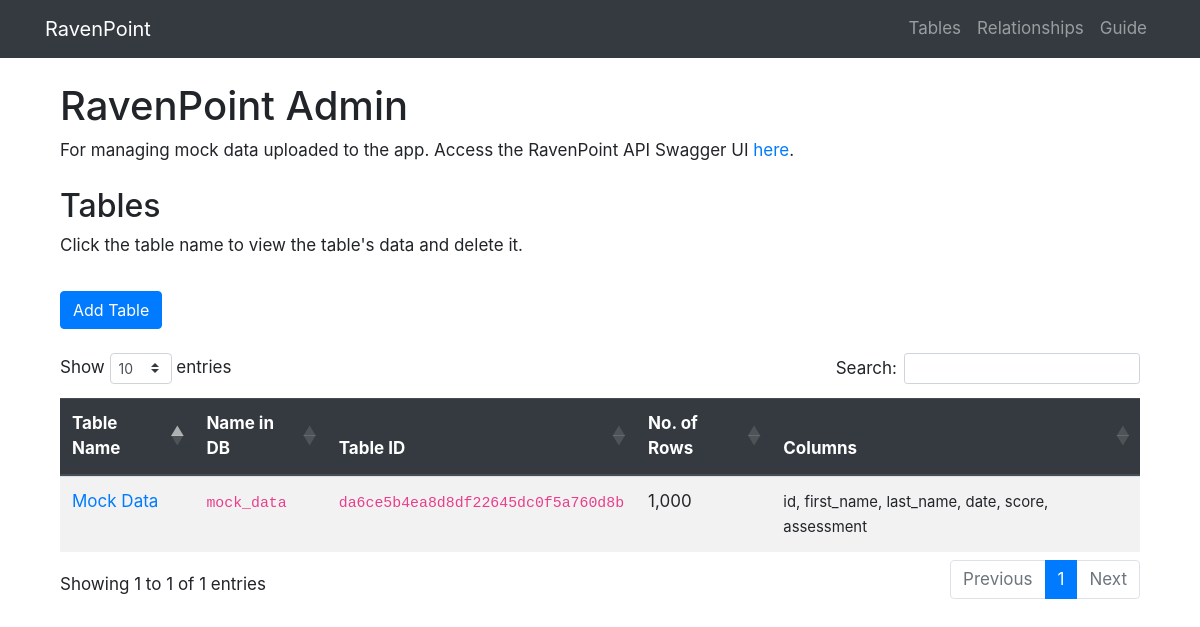
/, run on an earlier commit of the app's database.
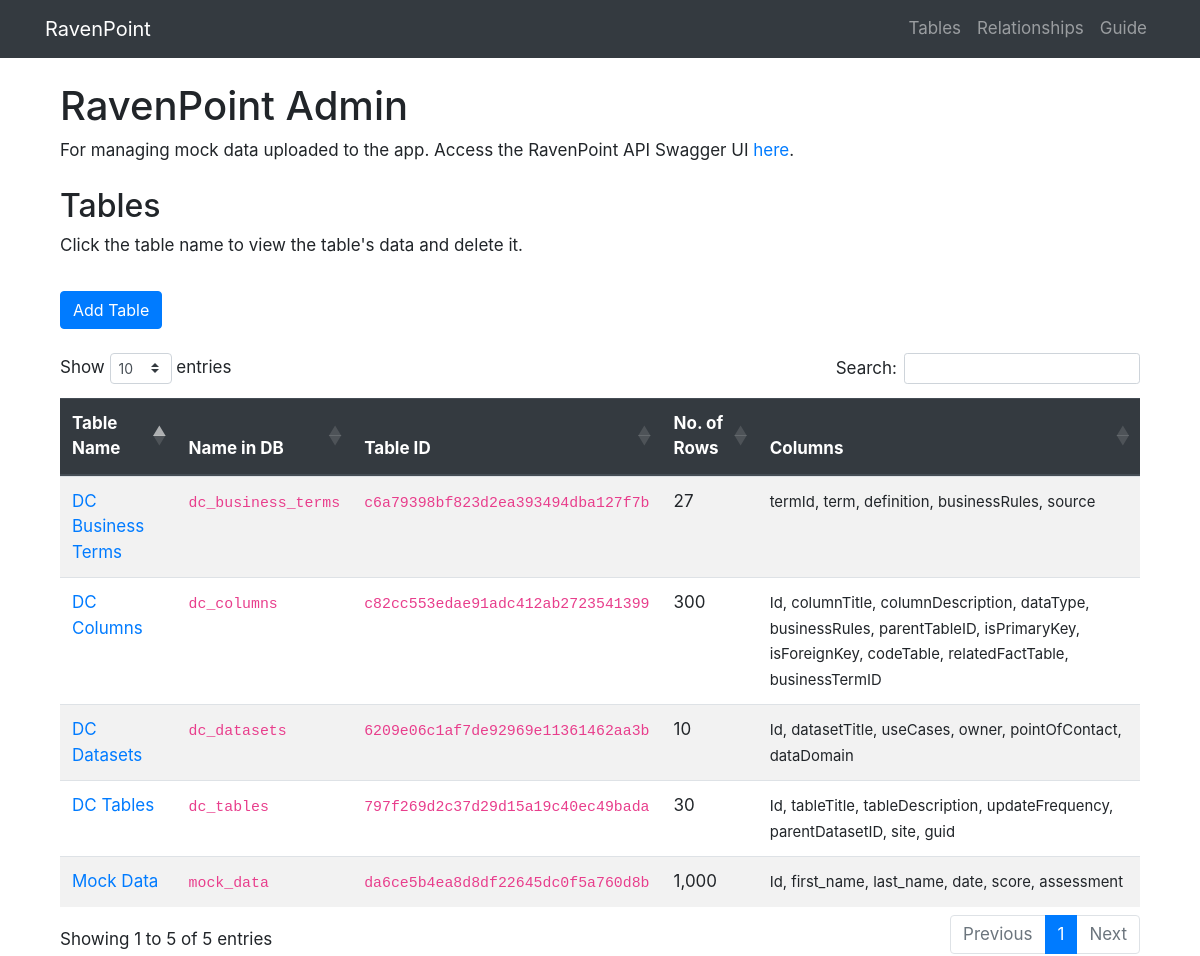
And on a later commit of the database.
### project/models.py (models this page shows, shortened)
class Table(db.Model):
  __tablename__ = 'tables'
  id = db.Column(db.String(128), primary_key=True)
  table_name = db.Column(db.String(256), unique=True, index=True)
  table_db_name = db.Column(db.String(256))

### project/admin/views.py (the view, shortened to what this page needs)
@admin.route('/', methods=['GET', 'POST'])
def index():
    form = UploadData()
    with sqlite3.connect(conn_string) as conn:
        all_tables = get_all_table_names(conn)
        table_metadata = get_all_table_metadata(conn, all_tables)
    return render_template('index.html', form=form, tables=table_metadata.to_dict('records'))

### project/admin/forms.py
class UploadData(FlaskForm):
    csv_file = FileField('Data (CSV file)', [FileAllowed(['csv'], 'CSV files only.')])
    table_name = StringField('Table Name', [DataRequired()])
    submit = SubmitField('Submit')

### project/utils.py (called while the page is built)
def get_all_table_names(conn):
  df = pd.read_sql(
    'SELECT * from tables',
    conn
  )
  return df

def get_all_table_metadata(conn, tables):
  nrows = []
  all_columns = []
  for table_name in tables.table_db_name:
      cursor = conn.execute(f"SELECT * FROM {table_name}")
      columns = ', '.join(list(map(lambda x: x[0], cursor.description)))
      all_columns.append(columns)
      cursor = conn.execute(f"SELECT COUNT(*) FROM {table_name}")
      table_nrows = cursor.fetchone()[0]
      nrows.append(table_nrows)
  output = tables.copy()
  output['nrows'] = nrows
  output['columns'] = all_columns
  return output

### project/admin/templates/index.html (shortened to what this page needs)
{% extends 'base.html' %}
{% block content %}
<div class="container mt-4">
  <h1>RavenPoint Admin</h1>
  <p>
    For managing mock data uploaded to the app.
    Access the RavenPoint API Swagger UI
    <a href="http://127.0.0.1:5000/ravenpoint/doc" target="_blank">here</a>.
  </p>
</div>
<div class="container mt-4">
  <h2>Tables</h2>
  <p>Click the table name to view the table's data and delete it.</p>
  <button type="button" class="btn btn-primary mt-3" data-toggle="modal" data-target="#addTableModal">
    Add Table
  </button>
</div>
<div class="container mt-4">
  <div class="table-container">
    <table class="table table-striped" id="all-tables">
      <thead class="thead-dark">
        <tr>
          <th scope="col">Table Name</th>
          <th scope="col">Name in DB</th>
          <th scope="col">Table ID</th>
          <th scope="col">No. of Rows</th>
          <th scope="col">Columns</th>
        </tr>
      </thead>
      <tbody>
        {% for table in tables %}
        <tr>
          <td>
            <a href="{{ url_for('admin.table_view', id=table.id) }}">
              {{ table.table_name }}
            </a>
          </td>
          <td><code>{{ table.table_db_name }}</code></td>
          <td>
            <code>{{ table.id }}</code>
          </td>
          <td>{{ "{:,}".format(table.nrows) }}</td>
          <td><small>{{ table.columns }}</small></td>
        </tr>
        {% endfor %}
      </tbody>
    </table>
  </div>
</div>
{% endblock %}

### project/templates/base.html (shortened to what this page needs)
<!DOCTYPE html>
 <html class="no-js">
    <head>
        <link rel="stylesheet" href="https://cdn.jsdelivr.net/npm/bootstrap@4.6.1/dist/css/bootstrap.min.css">
        <link rel="stylesheet" href="https://cdn.datatables.net/1.10.20/css/dataTables.bootstrap4.min.css">
        <link rel="stylesheet" href="{{ url_for('static', filename='css/custom.css') }}">
    </head>
    <body>
        <nav class="navbar navbar-expand-lg navbar-dark bg-dark">
            <div class="container">
                <a class="navbar-brand" href="{{ url_for('admin.index') }}">
                    RavenPoint
                </a>
                <div class="collapse navbar-collapse" id="navbarSupportedContent">
                    <ul class="navbar-nav ml-auto">
                      <li class="nav-item">
                          <a class="nav-link" href="{{ url_for('admin.index') }}">Tables</a>
                      </li>
                      <li class="nav-item">
                          <a class="nav-link" href="{{ url_for('admin.relationships') }}">Relationships</a>
                      </li>
                      <li class="nav-item">
                          <a class="nav-link" href="{{ url_for('admin.guide') }}">Guide</a>
                      </li>
                    </ul>
                </div>
            </div>
        </nav>
        <div class="container">
            {% block content %}{% endblock %}
        </div>
    </body>
</html>

### project/static/css/custom.css (style rules this page uses)
body { overflow-x: scroll; scrollbar-width: none; -ms-overflow-style: none; font-size: 17px; }
th, td { white-space: no-wrap; }
.table-container { overflow-x: scroll; scrollbar-width: none; -ms-overflow-style: none; }

What changed in the data, as far as the page shows it:
added Table: table_name "DC Datasets", table_db_name "dc_datasets", id "6209e06c1af7de92969e11361462aa3b", nrows "10", columns "Id, datasetTitle, useCases, owner, pointOfContact, dataDomain"
added Table: table_name "DC Tables", table_db_name "dc_tables", id "797f269d2c37d29d15a19c40ec49bada", nrows "30", columns "Id, tableTitle, tableDescription, updateFrequency, parentDatasetID, site, guid"
added Table: table_name "DC Columns", table_db_name "dc_columns", id "c82cc553edae91adc412ab2723541399", nrows "300", columns "Id, columnTitle, columnDescription, dataType, businessRules, parentTableID, isPrimaryKey, isForeignKey, codeTable, relatedFactTable, businessTermID"
added Table: table_name "DC Business Terms", table_db_name "dc_business_terms", id "c6a79398bf823d2ea393494dba127f7b", nrows "27", columns "termId, term, definition, businessRules, source"
computed for Table "Mock Data": columns "id, first_name, last_name, date, score, assessment" → "Id, first_name, last_name, date, score, assessment"
Also different on the page:
text written by a page script: "Show entries Search: Showing 1 to 1 of 1 entries Previous 1 Next" → "Show entries Search: Showing 1 to 5 of 5 entries Previous 1 Next"
